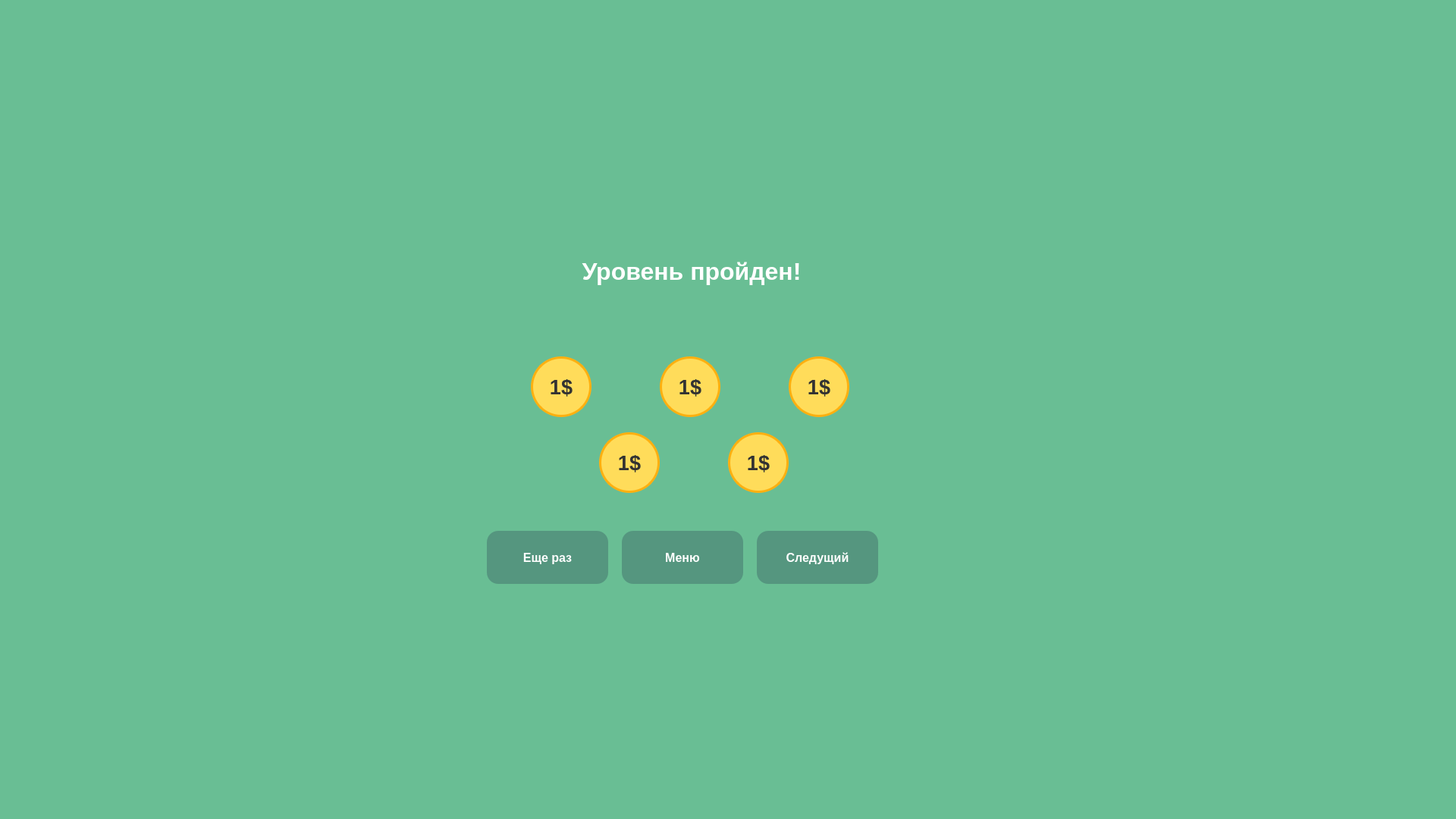
<?xml version="1.0" encoding="UTF-8"?>
<ui version="4.0">
 <class>Form</class>
 <widget class="QWidget" name="Form">
  <property name="geometry">
   <rect>
    <x>0</x>
    <y>0</y>
    <width>1920</width>
    <height>1080</height>
   </rect>
  </property>
  <property name="windowTitle">
   <string>Результат</string>
  </property>
  <property name="styleSheet">
   <string notr="true">color: rgb(255, 255, 255);
background-color: #69BE94</string>
  </property>
  <widget class="QLabel" name="label">
   <property name="geometry">
    <rect>
     <x>655</x>
     <y>300</y>
     <width>514</width>
     <height>115</height>
    </rect>
   </property>
   <property name="font">
    <font>
     <pointsize>24</pointsize>
     <weight>75</weight>
     <bold>true</bold>
    </font>
   </property>
   <property name="text">
    <string>Уровень пройден!</string>
   </property>
   <property name="alignment">
    <set>Qt::AlignCenter</set>
   </property>
  </widget>
  <widget class="QPushButton" name="pushButton_3">
   <property name="enabled">
    <bool>false</bool>
   </property>
   <property name="geometry">
    <rect>
     <x>700</x>
     <y>470</y>
     <width>80</width>
     <height>80</height>
    </rect>
   </property>
   <property name="minimumSize">
    <size>
     <width>80</width>
     <height>80</height>
    </size>
   </property>
   <property name="maximumSize">
    <size>
     <width>70</width>
     <height>16777215</height>
    </size>
   </property>
   <property name="sizeIncrement">
    <size>
     <width>0</width>
     <height>0</height>
    </size>
   </property>
   <property name="baseSize">
    <size>
     <width>70</width>
     <height>70</height>
    </size>
   </property>
   <property name="font">
    <font>
     <pointsize>20</pointsize>
     <weight>75</weight>
     <bold>true</bold>
    </font>
   </property>
   <property name="styleSheet">
    <string notr="true">background-color: rgb(255, 220, 90);
border-radius: 40px;
border: 3px solid rgb(255, 176, 16);
color: rgb(50, 50,50)</string>
   </property>
   <property name="text">
    <string>1$</string>
   </property>
  </widget>
  <widget class="QPushButton" name="pushButton_4">
   <property name="enabled">
    <bool>false</bool>
   </property>
   <property name="geometry">
    <rect>
     <x>870</x>
     <y>470</y>
     <width>80</width>
     <height>80</height>
    </rect>
   </property>
   <property name="minimumSize">
    <size>
     <width>80</width>
     <height>70</height>
    </size>
   </property>
   <property name="maximumSize">
    <size>
     <width>70</width>
     <height>16777215</height>
    </size>
   </property>
   <property name="font">
    <font>
     <pointsize>20</pointsize>
     <weight>75</weight>
     <bold>true</bold>
    </font>
   </property>
   <property name="styleSheet">
    <string notr="true">background-color: rgb(255, 220, 90);
border-radius: 40px;
border: 3px solid rgb(255, 176, 16);
color: rgb(50, 50,50)</string>
   </property>
   <property name="text">
    <string>1$</string>
   </property>
  </widget>
  <widget class="QPushButton" name="pushButton_5">
   <property name="enabled">
    <bool>false</bool>
   </property>
   <property name="geometry">
    <rect>
     <x>1040</x>
     <y>470</y>
     <width>80</width>
     <height>80</height>
    </rect>
   </property>
   <property name="minimumSize">
    <size>
     <width>80</width>
     <height>70</height>
    </size>
   </property>
   <property name="maximumSize">
    <size>
     <width>70</width>
     <height>16777215</height>
    </size>
   </property>
   <property name="font">
    <font>
     <pointsize>20</pointsize>
     <weight>75</weight>
     <bold>true</bold>
    </font>
   </property>
   <property name="styleSheet">
    <string notr="true">background-color: rgb(255, 220, 90);
border-radius: 40px;
border: 3px solid rgb(255, 176, 16);
color: rgb(50, 50,50)</string>
   </property>
   <property name="text">
    <string>1$</string>
   </property>
  </widget>
  <widget class="QPushButton" name="pushButton">
   <property name="geometry">
    <rect>
     <x>642</x>
     <y>700</y>
     <width>160</width>
     <height>70</height>
    </rect>
   </property>
   <property name="minimumSize">
    <size>
     <width>150</width>
     <height>70</height>
    </size>
   </property>
   <property name="font">
    <font>
     <pointsize>12</pointsize>
     <weight>75</weight>
     <bold>true</bold>
    </font>
   </property>
   <property name="styleSheet">
    <string notr="true">background-color: rgb(85, 150, 127);
border-radius: 15px</string>
   </property>
   <property name="text">
    <string>Еще раз</string>
   </property>
  </widget>
  <widget class="QPushButton" name="pushButton_6">
   <property name="geometry">
    <rect>
     <x>820</x>
     <y>700</y>
     <width>160</width>
     <height>70</height>
    </rect>
   </property>
   <property name="minimumSize">
    <size>
     <width>150</width>
     <height>70</height>
    </size>
   </property>
   <property name="font">
    <font>
     <pointsize>12</pointsize>
     <weight>75</weight>
     <bold>true</bold>
    </font>
   </property>
   <property name="styleSheet">
    <string notr="true">background-color: rgb(85, 150, 127);
border-radius: 15px</string>
   </property>
   <property name="text">
    <string>Меню</string>
   </property>
  </widget>
  <widget class="QPushButton" name="pushButton_2">
   <property name="geometry">
    <rect>
     <x>998</x>
     <y>700</y>
     <width>160</width>
     <height>70</height>
    </rect>
   </property>
   <property name="minimumSize">
    <size>
     <width>150</width>
     <height>70</height>
    </size>
   </property>
   <property name="font">
    <font>
     <pointsize>12</pointsize>
     <weight>75</weight>
     <bold>true</bold>
    </font>
   </property>
   <property name="styleSheet">
    <string notr="true">background-color: rgb(85, 150, 127);
border-radius: 15px</string>
   </property>
   <property name="text">
    <string>Следущий</string>
   </property>
  </widget>
  <widget class="QPushButton" name="pushButton_7">
   <property name="enabled">
    <bool>false</bool>
   </property>
   <property name="geometry">
    <rect>
     <x>790</x>
     <y>570</y>
     <width>80</width>
     <height>80</height>
    </rect>
   </property>
   <property name="minimumSize">
    <size>
     <width>80</width>
     <height>70</height>
    </size>
   </property>
   <property name="maximumSize">
    <size>
     <width>70</width>
     <height>16777215</height>
    </size>
   </property>
   <property name="font">
    <font>
     <pointsize>20</pointsize>
     <weight>75</weight>
     <bold>true</bold>
    </font>
   </property>
   <property name="styleSheet">
    <string notr="true">background-color: rgb(255, 220, 90);
border-radius: 40px;
border: 3px solid rgb(255, 176, 16);
color: rgb(50, 50,50)</string>
   </property>
   <property name="text">
    <string>1$</string>
   </property>
  </widget>
  <widget class="QPushButton" name="pushButton_8">
   <property name="enabled">
    <bool>false</bool>
   </property>
   <property name="geometry">
    <rect>
     <x>960</x>
     <y>570</y>
     <width>80</width>
     <height>80</height>
    </rect>
   </property>
   <property name="minimumSize">
    <size>
     <width>80</width>
     <height>80</height>
    </size>
   </property>
   <property name="maximumSize">
    <size>
     <width>70</width>
     <height>16777215</height>
    </size>
   </property>
   <property name="font">
    <font>
     <pointsize>20</pointsize>
     <weight>75</weight>
     <bold>true</bold>
    </font>
   </property>
   <property name="styleSheet">
    <string notr="true">background-color: rgb(255, 220, 90);
border-radius: 40px;
border: 3px solid rgb(255, 176, 16);
color: rgb(50, 50,50)</string>
   </property>
   <property name="text">
    <string>1$</string>
   </property>
  </widget>
 </widget>
 <resources/>
 <connections/>
</ui>
